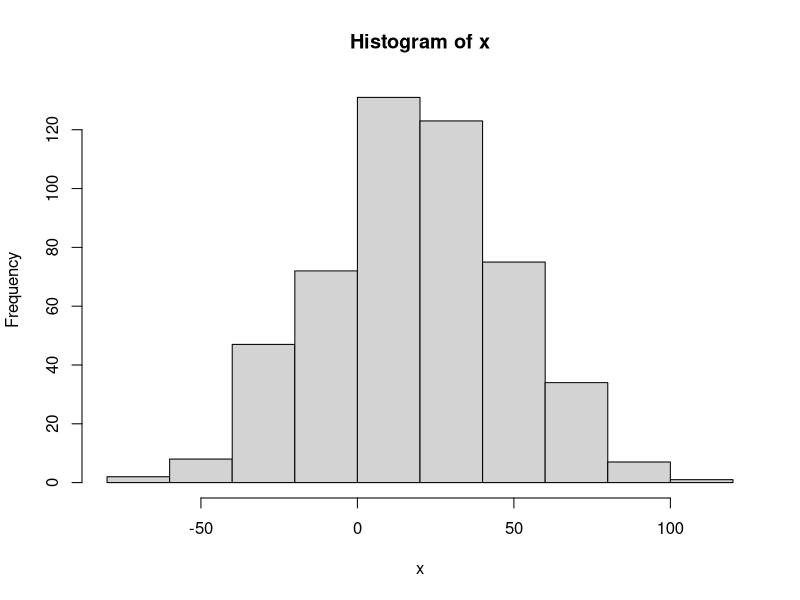
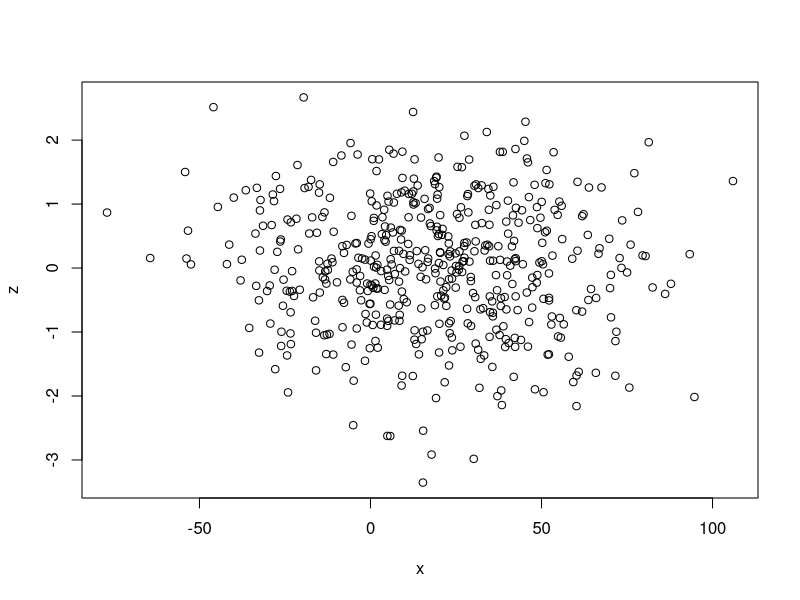
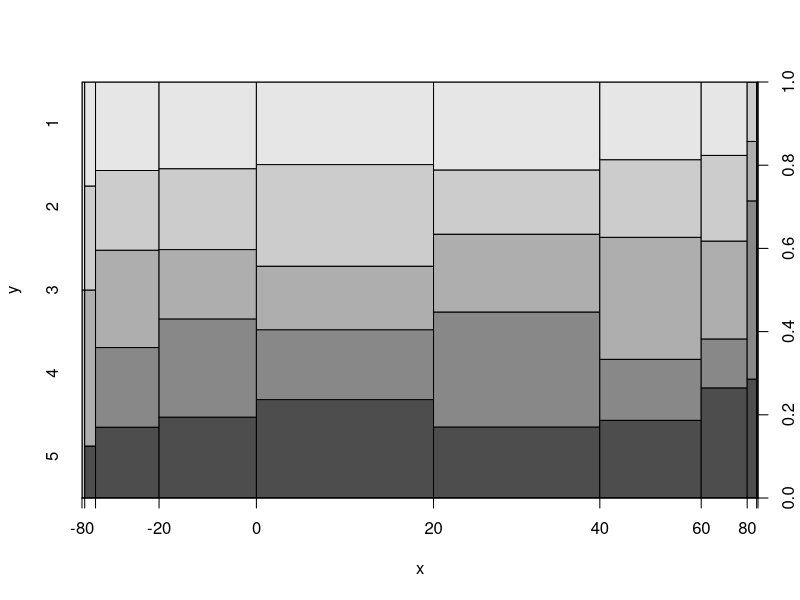
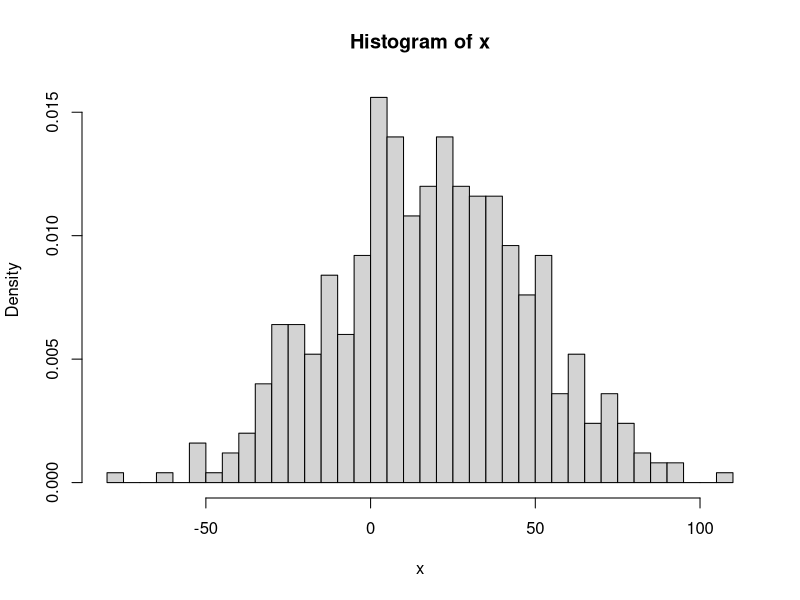
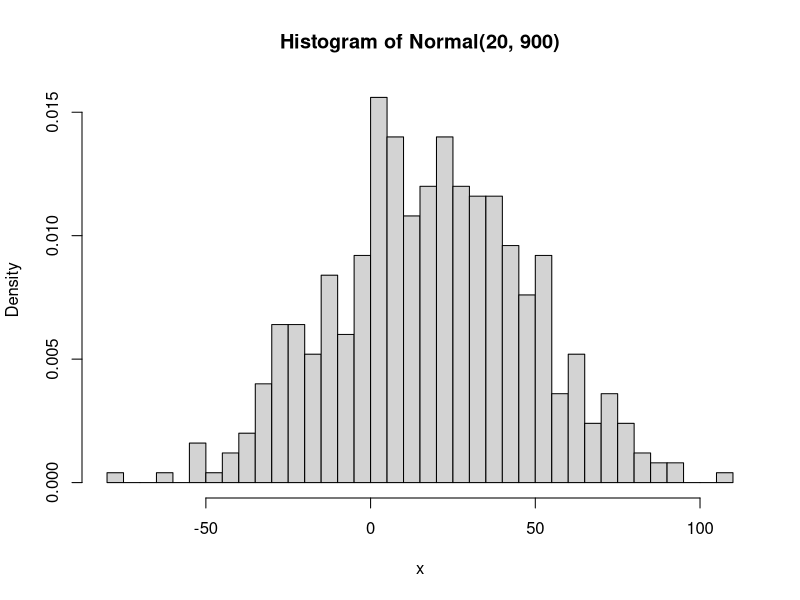
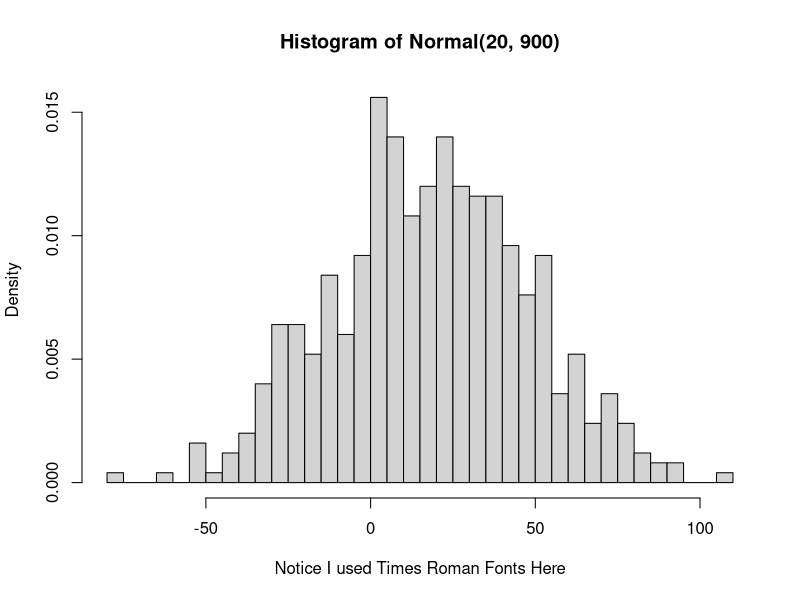

Reproduce these figures in R, in order.
## Paul Johnson <pauljohn@ku.edu>
## 2015-05-13

## A first practice R session to make sure
## everything is working correctly



x <- rnorm(500, m = 20, sd = 30)
hist(x)

y <- gl(5, 100)
z <- rnorm(500)
plot(z ~ x)
plot(y ~ x)

xmean <- mean(x)



xsd <- sd(x)

print(paste("The estimated mean is ", xmean))
print(paste("The estimated standard devation is ", xsd))
cat(paste("Sorry, I didn't remember how to round those numbers.\n"))

hist(x, prob = TRUE, breaks = 30)

hist(x, prob = TRUE, breaks = 30, main = "Histogram of Normal(20, 900)")

## Should create output file "hist-1.pdf" in current working directory
pdf(file = "hist-1.pdf", onefile = FALSE, paper = "special", width = 7,
    height = 5, family = "Times")
hist(x, prob = TRUE, breaks = 30, main = "Histogram of Normal(20, 900)",
     xlab = "Notice I used Times Roman Fonts Here")
dev.off()

## Make sure that "hist-1.pdf" shows up in this list
list.files()

sessionInfo()
